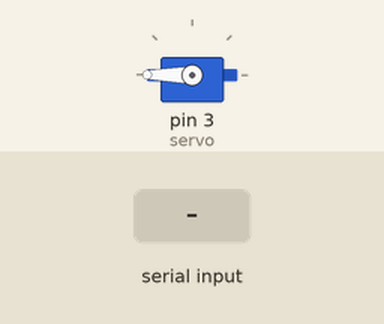
Simulated run of this sketch. Board: Arduino Uno, built with avr-gcc and run on an emulated ATmega328P. Parts: servo. The inputs (shaded band) are chosen by the test bench.

Above: at 1.2 s.
1.3 s: "O" received over Serial
At 2.6 s:
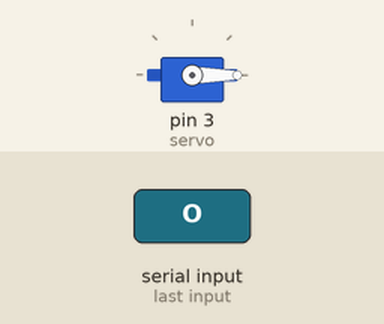
Timing chart, 0 to 5.8 s (numbered marks = the images above; inputs shaded):
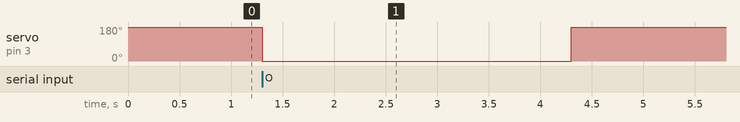

The sketch:

tmptsampahotomatis.ino
```cpp
#include <Servo.h>

Servo servo;

void setup() {
  Serial.begin(9600);
  servo.attach(3);
  servo.write(180);   // posisi awal tertutup
}

void loop() {
  if (Serial.available()) {
    char cmd = Serial.read();

    if (cmd == 'O') {   // Open
      servo.write(0);
      delay(3000);     // tahan 5 detik
      servo.write(180);
    }
  }
}
```

Measured:
- after the input at 1.3 s, servo on pin 3 (servo): 180° → 0° at once, → 180° 3.0 s later
